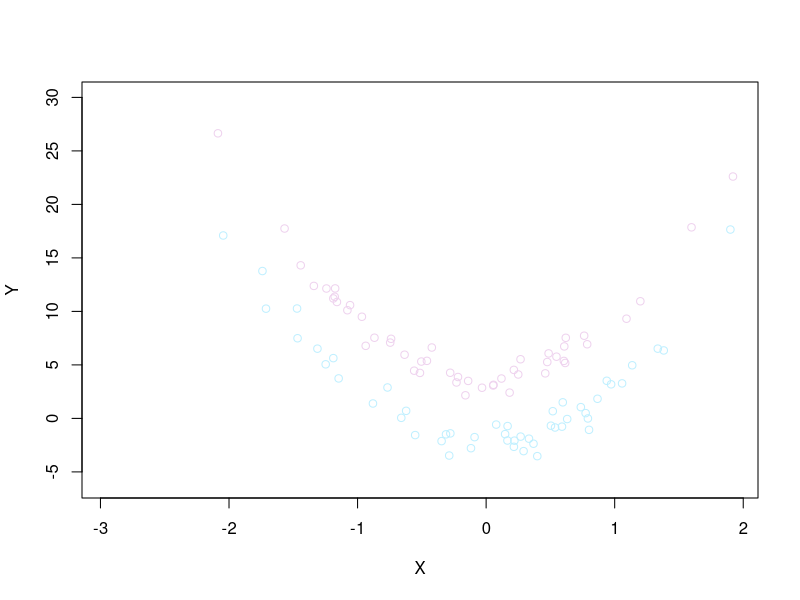
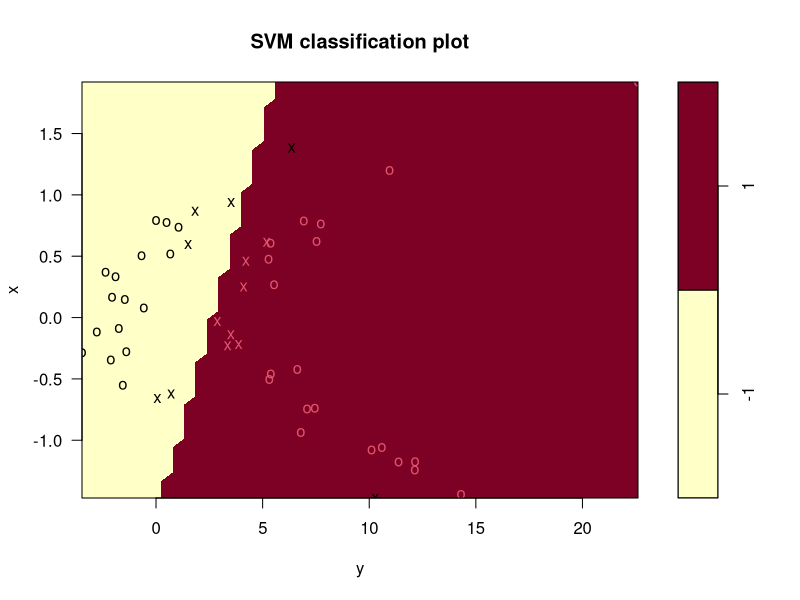
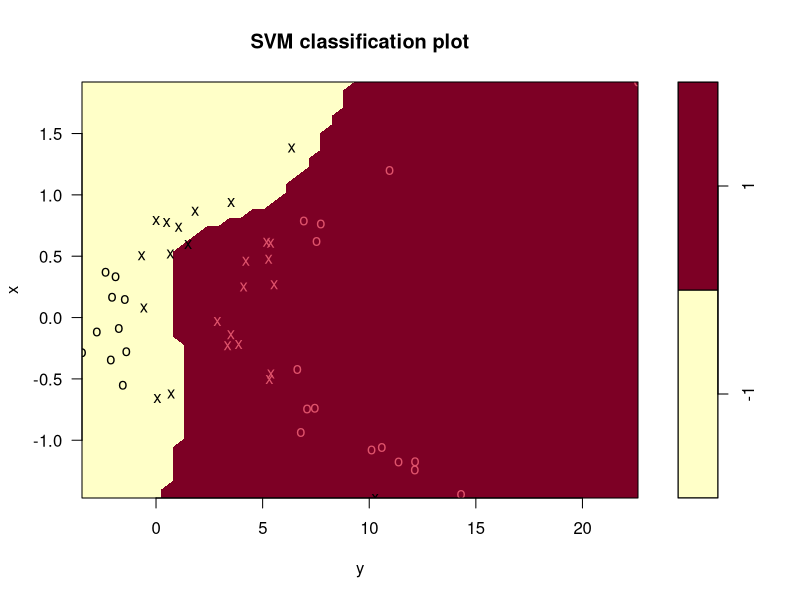
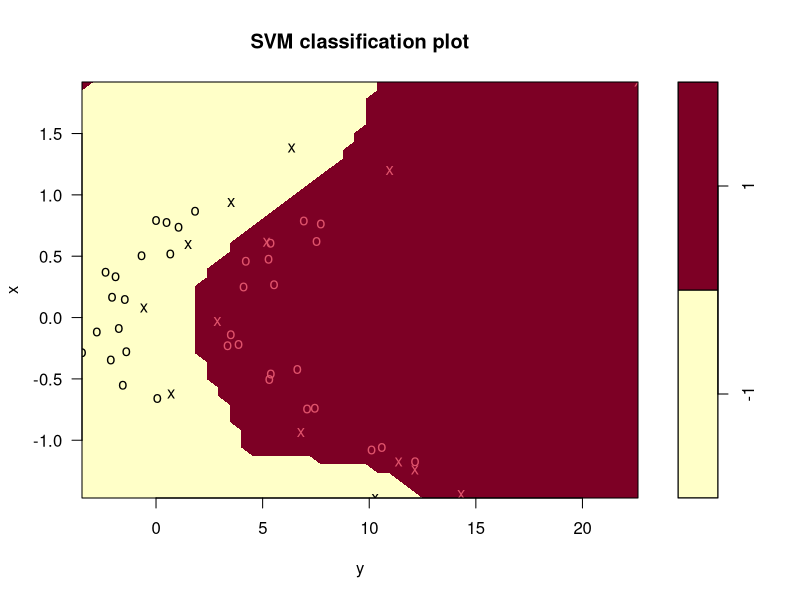
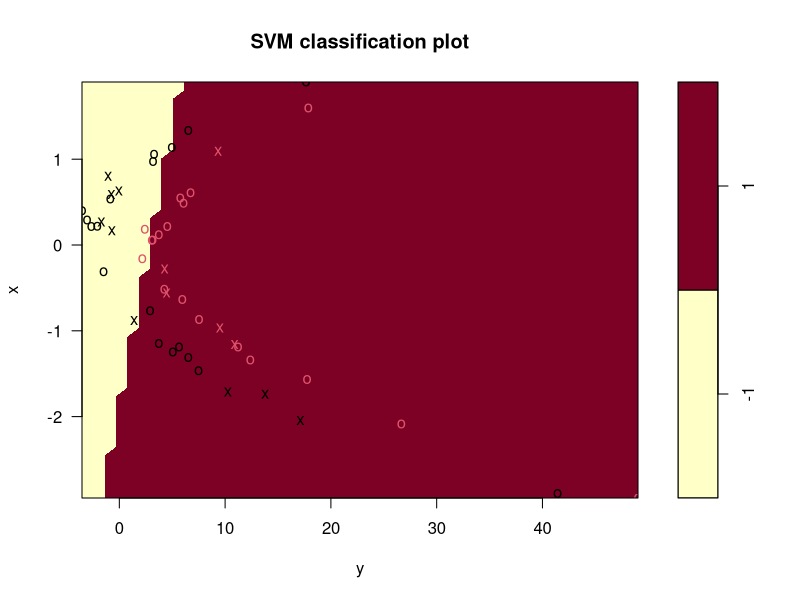
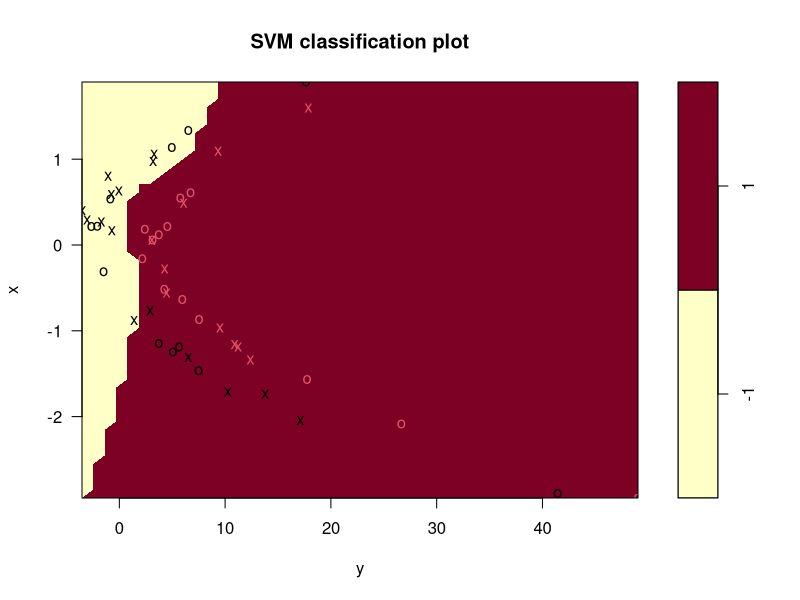
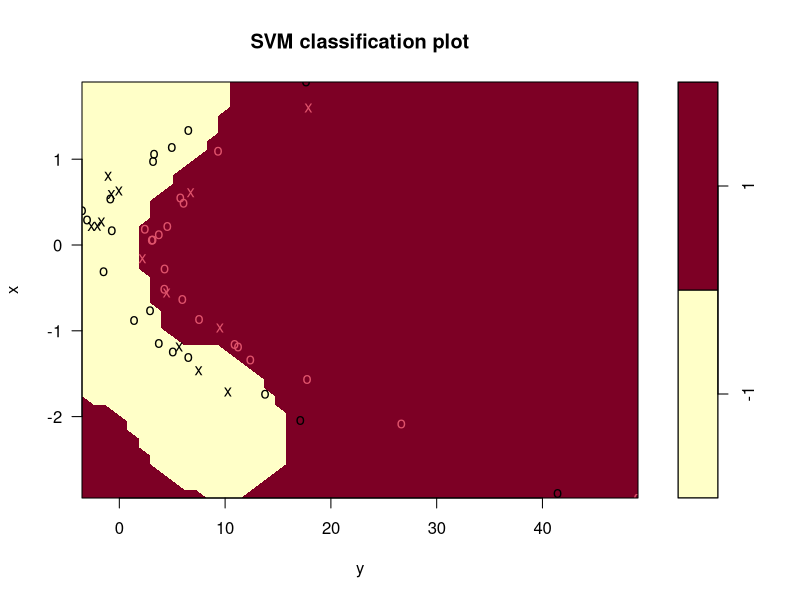
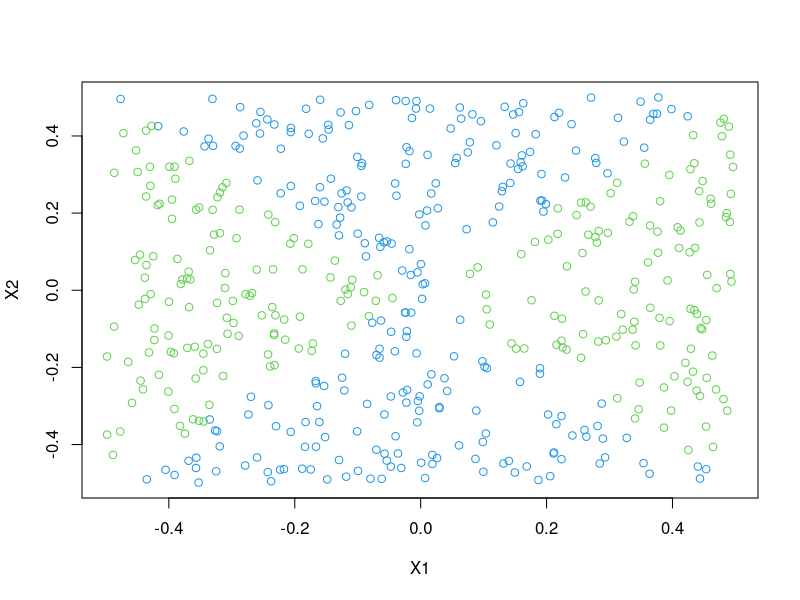

The R script that drew these images, in order: (Note: a time limit stopped this script after it produced the figures.)
## ---- chunk 1
knitr::opts_chunk$set(echo = TRUE)
library(tidyverse)
library(e1071)
## ---- chunk 2
set.seed(420)

x <- rnorm(100)
y <- 5 * x^2 + 1 + rnorm(100)

class <- sample(100, 50)

y[class] = y[class] + 3
y[-class] = y[-class] - 3

plot(x[class], y[class], col = "thistle2", xlab = "X", ylab = "Y", ylim = c(-6, 30))
points(x[-class], y[-class], col = "lightblue1")
## ---- chunk 3
z <- rep(-1, 100)
z[class] = 1

data <- data.frame(x = x, y = y, z = as.factor(z))
train <- sample(100, 50)

data.train <- data[train, ]
data.test <- data[-train, ]

svm.linear <- svm(z ~ ., data = data.train, kernel = "linear", cost = 10)
plot(svm.linear, data.train)
table(predict = predict(svm.linear, data.train), truth = data.train$z)
## ---- chunk 4
svm.poly = svm(z ~ ., data = data.train, kernel = "polynomial", cost = 10)
plot(svm.poly, data.train)
table(predict = predict(svm.poly, data.train), truth = data.train$z)
## ---- chunk 5
svm.radial = svm(z ~ ., data = data.train, kernel = "radial", gamma = 1, cost = 10)
plot(svm.radial, data.train)
table(predict = predict(svm.radial, data.train), truth = data.train$z)

## ---- chunk 6
# linear kernel
plot(svm.linear, data.test)
table(predict = predict(svm.linear, data.test), truth = data.test$z)

# polynomial kernel
plot(svm.poly, data.test)
table(predict = predict(svm.poly, data.test), truth = data.test$z)

# radial
plot(svm.radial, data.test)
table(predict = predict(svm.radial, data.test), truth = data.test$z)
## ---- chunk 7
set.seed(1)
X1 = runif(500) - 0.5
X2 = runif(500) - 0.5
Y = 1*(X1^2-X2^2 > 0)
## ---- chunk 8
plot(X1, X2, col = (4 - Y))

## ---- chunk 9
logit.fit = glm(Y ~ X1 + X2, family = "binomial")
summary(logit.fit)
## ---- chunk 10
data = data.frame(X1 = X1, X2 = X2, Y = Y)
probs = predict(logit.fit, data, type = "response")
preds = rep(0, 500)
preds[probs > 0.47] = 1
plot(data[preds == 1, ]$X1, data[preds == 1, ]$X2, col = (4 - 1), pch = (3 - 1), xlab = "X1", ylab = "X2")
points(data[preds == 0, ]$X1, data[preds == 0, ]$X2, col = (4 - 0), pch = (3 - 0))
## ---- chunk 11
logitnl.fit <- glm(Y ~ poly(X1, 2) + poly(X2, 2) + I(X1 * X2), family = "binomial")
summary(logitnl.fit)
## ---- chunk 12
probs <- predict(logitnl.fit, data, type = "response")
preds <- rep(0, 500)
preds[probs > 0.47] <- 1
plot(data[preds == 1, ]$X1, data[preds == 1, ]$X2, col = (4 - 1), pch = (3 - 1), xlab = "X1", ylab = "X2")
points(data[preds == 0, ]$X1, data[preds == 0, ]$X2, col = (4 - 0), pch = (3 - 0))
## ---- chunk 13
data$Y <- as.factor(data$Y)
svm.fit <- svm(Y ~ X1 + X2, data, kernel = "linear", cost = 0.01)
preds <- predict(svm.fit, data)
plot(data[preds == 0, ]$X1, data[preds == 0, ]$X2, col = (4 - 0), pch = (3 - 0), xlab = "X1", ylab = "X2")
points(data[preds == 1, ]$X1, data[preds == 1, ]$X2, col = (4 - 1), pch = (3 - 1))
## ---- chunk 14
data$Y <- as.factor(data$Y)
svmnl.fit <- svm(Y ~ X1 + X2, data, kernel = "radial", gamma = 1)
preds <- predict(svmnl.fit, data)
plot(data[preds == 0, ]$X1, data[preds == 0, ]$X2, col = (4 - 0), pch = (3 - 0), xlab = "X1", ylab = "X2")
points(data[preds == 1, ]$X1, data[preds == 1, ]$X2, col = (4 - 1), pch = (3 - 1))
## ---- chunk 15
set.seed(77)
x.one <- runif(500, 0, 90)
y.one <- runif(500, x.one + 10, 100)
x.one.noise <- runif(50, 20, 80)
y.one.noise <- 5/4 * (x.one.noise - 10) + 0.1

x.zero <- runif(500, 10, 100)
y.zero <- runif(500, 0, x.zero - 10)
x.zero.noise <- runif(50, 20, 80)
y.zero.noise <- 5/4 * (x.zero.noise - 10) - 0.1

class.one <- seq(1, 550)
x <- c(x.one, x.one.noise, x.zero, x.zero.noise)
y <- c(y.one, y.one.noise, y.zero, y.zero.noise)

plot(x[class.one], y[class.one], col = "lavender", pch = "+", ylim = c(0, 100))
points(x[-class.one], y[-class.one], col = "lightblue1", pch = 4)
## ---- chunk 16
set.seed(33)
z <- rep(0, 1100)
z[class.one] <- 1
data <- data.frame(x = x, y = y, z = as.factor(z))
tune.out <- tune(svm, z ~ ., data = data, kernel = "linear", ranges = list(cost = c(0.01, 0.1, 1, 5, 10, 100, 1000, 10000)))
summary(tune.out)
tibble(cost = tune.out$performance$cost, misclass = tune.out$performance$error * 1100)
## ---- chunk 17
x.test <- runif(1000, 0, 100)
class.one <- sample(1000, 500)
y.test <- rep(NA, 1000)
# Set y > x for class.one
for (i in class.one) {
    y.test[i] <- runif(1, x.test[i], 100)
}
# set y < x for class.zero
for (i in setdiff(1:1000, class.one)) {
    y.test[i] <- runif(1, 0, x.test[i])
}
plot(x.test[class.one], y.test[class.one], col = "lavender", pch = "+")
points(x.test[-class.one], y.test[-class.one], col = "lightblue1", pch = 4)

set.seed(40)
z.test <- rep(0, 1000)
z.test[class.one] <- 1
data.test <- data.frame(x = x.test, y = y.test, z = as.factor(z.test))
costs <- c(0.01, 0.1, 1, 5, 10, 100, 1000, 10000)
test.err <- rep(NA, length(costs))
for (i in 1:length(costs)) {
    svm.fit <- svm(z ~ ., data = data, kernel = "linear", cost = costs[i])
    pred <- predict(svm.fit, data.test)
    test.err[i] <- sum(pred != data.test$z)
}
tibble(cost = costs, misclass = test.err)
## ---- chunk 18
gss_train <- read_csv("gss_train.csv")
gss_test <- read_csv("gss_test.csv")
## ---- chunk 19
set.seed(77)
gss_tuned <- tune(svm, colrac ~ ., data = gss_train, kernel = "linear", 
                  ranges = list(cost = c(0.01, 0.1, 1, 5)))
summary(gss_tuned)
## ---- chunk 20
set.seed(33)
radial_tune <- tune(svm, colrac ~ ., data = gss_train, kernel = "radial", 
                 ranges = list(gamma = c(0.01, 0.1, 1, 5), degree = c(2, 3, 4)))
summary(radial_tune)
## ---- chunk 21
polynomial_tune <- tune(svm, colrac ~ ., data = gss_train, kernel = "polynomial", 
                        ranges = list(cost = c(0.01, 0.1, 1, 5), degree = c(2, 3, 4)))
summary(polynomial_tune)
